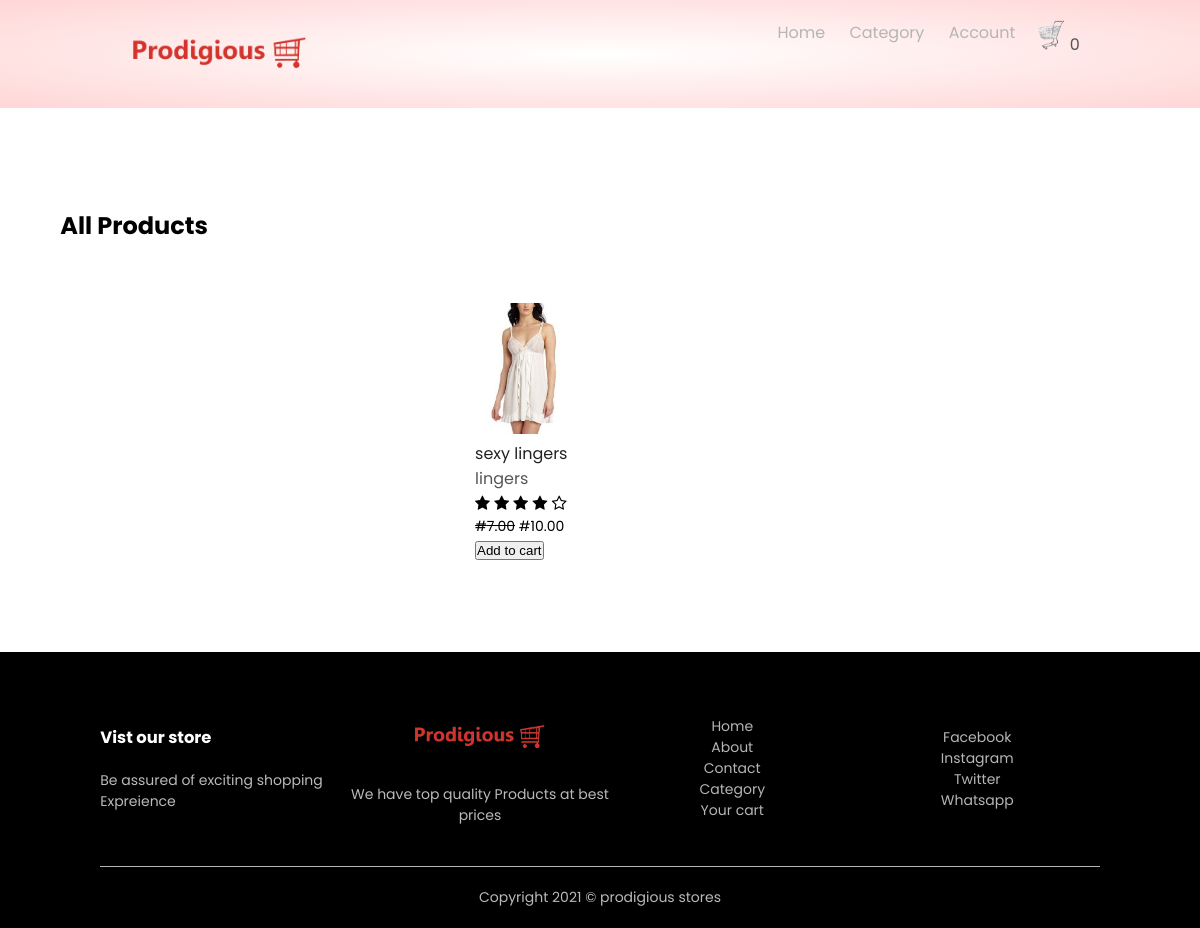
Page /product/10/lingers on the committed database.
### home/models.py (models this page shows, shortened)
class Setting(models.Model):
    STATUS =(
        ('True','True'),
        ('False','False'),
    )
    title = models.CharField(max_length=100)
    keywords = models.CharField(max_length=255)
    description = models.CharField(max_length=255, null=True)
    company = models.CharField(max_length=255,null=True)
    address = models.CharField(max_length=100)
    phone = models.CharField(max_length=100, null=True)
    email = models.CharField(max_length=100, blank=True)
    icon = models.ImageField(blank=True, null=True, upload_to='images/')
    logo = models.ImageField(blank=True, null=True, upload_to='images/')
    cart_icon = models.ImageField(blank=True, null=True, upload_to='images/')
    menu_icon = models.ImageField(blank=True, null=True, upload_to='images/')
    facebook = models.CharField(blank=True, max_length=100)
    instargram = models.CharField(blank=True, max_length=100)
    twitter = models.CharField(blank=True, max_length=100)
    created_at = models.DateTimeField(auto_now_add=True)
    updated_at = models.DateTimeField(auto_now_add=True)
    about = RichTextUploadingField(blank=True)
    contact = RichTextUploadingField(blank=True)
    status = models.CharField(max_length=10,choices=STATUS)
    banner_text = RichTextUploadingField(default='what we do')

### product/models.py (models this page shows, shortened)
class Product(models.Model):
    STATUS=(
        ('True','True'),
        ('False','False'),
    )
    AVAILABLE =(
        ('In Stock','In Stock'),
        ('Out of Stock', 'Out of Stock'),
        ('Restacked','Restocked'),
    )
    category = models.ForeignKey(Category, on_delete=models.DO_NOTHING)
    title = models.CharField(max_length=150, blank=True,)
    keywords = models.CharField(max_length=255)
    description = models.CharField(max_length=255)
    image = models.ImageField(blank=True, upload_to='images/')
    price = models.FloatField(blank=True, null=True)
    sizes = models.CharField(max_length=50, null=True, default='Large')
    discount_price = models.FloatField(blank=True, null=True)
    available = models.CharField(choices=AVAILABLE,max_length=20,default='In Stock')
    quantity_instock = models.IntegerField(blank=True, null=True, default=1000)
    minquantity = models.IntegerField(blank=True)
    amount = models.IntegerField(blank=True, null=True)
    status = models.CharField(max_length=10, choices=STATUS)
    slug = models.SlugField(null=False, unique=True)
    created_at = models.DateTimeField(auto_now_add=True)
    updated_at = models.DateTimeField(auto_now_add=True)
    featured = models.BooleanField(blank=True)
    latest = models.BooleanField(blank=True)
    banner = models.BooleanField(blank=True)
    offer = models.BooleanField(blank=True)
    detail = RichTextUploadingField()
    def image_tag(self):
        return mark_safe('<img src="()" height="50px"/>'.format(self.image.url))
    image_tag.short_description = 'image'

class Category(models.Model):
    STATUS =(
        ('True','True'),
        ('False','False'),
    )
    title = models.CharField(max_length=150)
    image = models.ImageField(blank=True, upload_to='images/')
    status = models.CharField(max_length=10, choices=STATUS)
    slug = models.SlugField(null=False, unique=True)
    created_at = models.DateTimeField(auto_now_add=True)
    def __str__(self):
        return self.title

### home/views.py (the view)
# urls.py: path('product/<str:id>/<slug:slug>',views.product_list,name='product_list'),
def product_list(request,id,slug):
    setting = Setting.objects.get(pk=1)
    category = Category.objects.all()
    catdata = Category.objects.get(pk=id)
    products = Product.objects.filter(category__id=id)
    paginator = Paginator(products,4)
    page = request.GET.get('page')
    paged_products = paginator.get_page(page)
    context={
        'setting':setting,
        'category':category,
        'catdata':catdata,
        'products':paged_products,
    }
    return render(request,'product.html',context)

### home/context_processor.py (called while the page is built)
def cartcount(request):
    cartcount = ShopCart.objects.filter(order_placed=False).filter(user__username=request.user.username)
    total_quantity = 0
    for item in cartcount:
        total_quantity += item.quantity
    context = {'itemcount':total_quantity}
    return context

### home/templates/product.html (shortened to what this page needs)
{% extends 'base.html' %}
{% load humanize %}
{% block prod_header %} {% include 'prod_header.html' %}{% endblock prod_header %}
{% block content %}
    <div class="small-container">
        <div class="row row-2">
            <h2>All {{product.category}} Products</h2>
        </div>
        <div class="row">
            {% if products %}
                {% for item in products %}
                    <div class="col-4">
                        <a href="{% url 'prod_details' item.id item.slug %}"><img src="{{item.image.url}}" alt=""></a>
                        <a href="{% url 'prod_details' item.id item.slug %}"><h4>{{item.title}}</h4></a>
                        <a href="{% url 'prod_details' item.id item.slug %}" class="category">{{item.category}}</a>
                        <div class="ratings">
                            <i class="fa fa-star"></i>
                            <i class="fa fa-star"></i>
                            <i class="fa fa-star"></i>
                            <i class="fa fa-star"></i>
                            <i class="fa fa-star-o"></i>
                        </div>
                        <p class="price">
                            {% if item.discount_price %}
                                <del>#{{item.price | floatformat:2 | intcomma}}</del>
                                <span>#{{item.discount_price | floatformat:2 | intcomma}}</span>
                            {% else %}
                                <span>#{{item.price | floatformat:2 | intcomma}}</span>
                            {% endif %}
                        </p>
                        <form action="{% url 'order:addtoshopcart' %}" method="POST">
                            <button class="butons" type="submit">Add to cart</button>
                        </form>
                    </div>
                {% endfor %}
            {% endif %}
        </div>
    </div>
{% endblock content %}
{% block footer %} {% include 'footer.html' %}{% endblock footer %}

### home/templates/prod_header.html (shortened to what this page needs)
<div class="headermain">
    <div class="container">
        <div class="header">
            <div class="logo">
                <a href="{% url 'index' %}"><img src="{{setting.logo.url}}" alt="Company's logo"></a>
            </div>
            <div class="navbar">
                <ul id="MenuItems">
                    <li><a href="{% url 'index' %}">Home</a></li>
                        <li><a href="{% url 'category' %}">Category</a></li>
                    {% if  user.id is not None %}
                        <li><a href="{% url 'user' %}"><img src="{{profile.image.url}}" style="border-radius: 30px; height: 50px;"></a></li>
                        <li>
                            welcome <a href="{% url 'user' %}">
                                {% if request.user.first_name %}
                                    <p><strong>{{request.user.first_name}}</strong></p>
                                {% else %}
                                    <p><strong>{{request.user.username}}</strong></p>
                                {% endif %}
                            </a>
                        </li>
                        <li><a href="{% url 'logoutfunc' %}">Logout</a></li>
                        <li><a href=""></a>Change password</li>
                        {% else %}
                            <li><a href="{% url 'accountform' %}">Account</a></li>
                        {% endif %}
                </ul>
            </div>
                <a href="{% url 'order:shopcart' %}"><img src="{{setting.cart_icon.url}}" alt="shop cart" width="30px" height="30px">
                    {% if itemcount > 0 %}
                        <span class="badge red 2-depth-1 mr-1">{{itemcount}}</span>
                    {% else %}
                        <span class="badge red z-depth-1 mr-1">0</span>
                    {% endif %}
                </a>
        </div>
    </div>
</div>

### home/static/css/day10.css (style rules this page uses)
body { font-family: 'Poppins', sans-serif; }
* { margin: 0%; padding: 0%; box-sizing: border-box; }
.headermain { background: radial-gradient(#fff, #ffd6d6); }
.container { max-width: 1000px; margin: auto; padding: 0.25px; }
.header { display: flex; text-align: center; padding: 20px; }
.logo { width: 100px; }
.logo img { width: 200px; }
.navbar { flex: 1; text-align: right; }
.navbar li { display: inline-block; margin-right: 20px; }
a { text-decoration: none; color: #555; }
.row { display: flex; align-items: center; flex-wrap: wrap; justify-content: space-around; }
.small-container { max-width: 1080px; margin: auto; padding: 0.25px; }
.col-4 { flex-basis: 25%; padding: 10px; min-width: 200px; margin-bottom: 50px; transition: transform 0.5s; }
.col-4 img { width: 100px; }
h4 { color: #222; font-weight: normal; }
.col-4 p { font-size: 14px; }
ul { list-style-type: none; }
ul a { text-decoration: none; color: #b5b5b5; }
.row-2 { justify-content: space-between; margin: 100px auto 50px; }

### rows in the picture
Setting: logo (picture), cart_icon (picture)
Product: image (picture), title "sexy lingers", category "lingers", price "7.00", discount_price "10.00"
